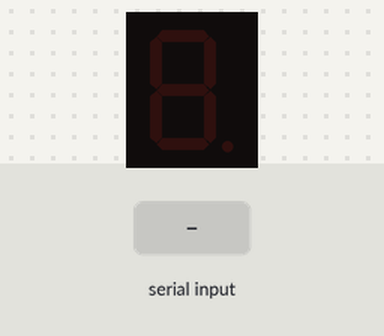
Recording of a sketch running on a simulated Arduino Mega 2560, built with avr-gcc and run on an emulated ATmega2560. Shown: 1-digit seven-segment display. Wiring (inferred from the names in the program): 1-digit 7-segment display, segments lit when HIGH: segments pin 52, pin 53, pin 51, pin 50, pin 49, pin 48, pin 47. The inputs (shaded band) are chosen by the test bench. The segment pins are drawn as the display they are named for.

Above: at 3.0 s.
3.1 s: "1" received over Serial
At 5.2 s:
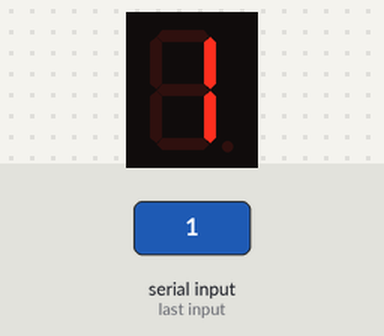
5.5 s: byte 55 ('7') received over Serial
At 6.9 s:
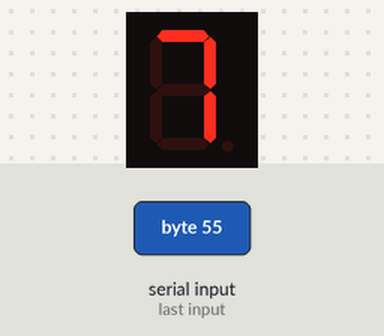
7.5 s: byte 57 ('9') received over Serial
At 8.4 s:
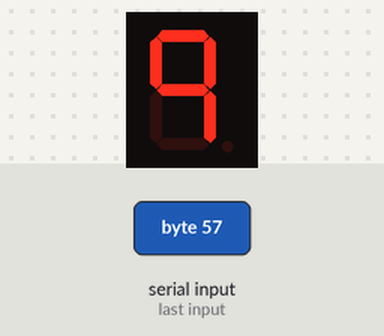
9.5 s: byte 97 ('a') received over Serial
At 11.1 s:
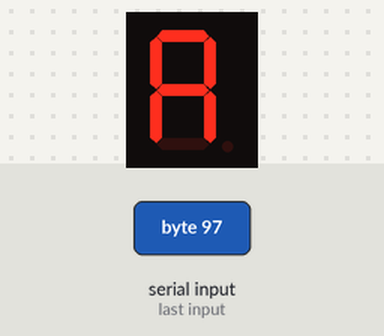
11.5 s: byte 51 ('3') received over Serial
At 12.6 s:
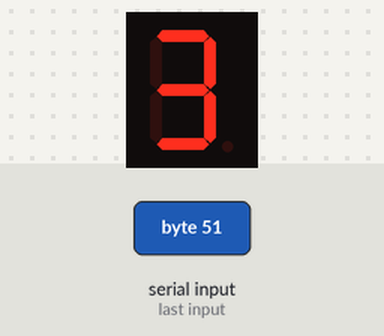
13.5 s: byte 48 ('0') received over Serial
At 15.4 s:
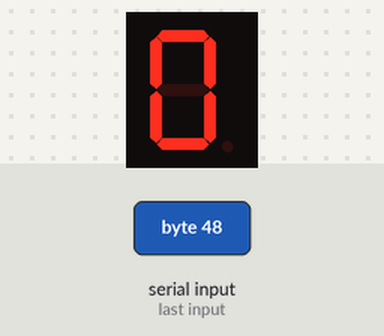
Timing chart, 0 to 16.5 s (numbered marks = the images above; inputs shaded):
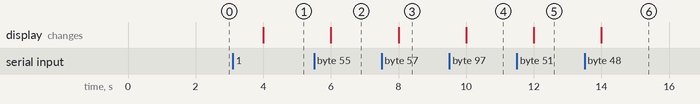

Measured:
- after the input at 3.1 s, the display: changes after 0.90 s (image 1)
- after the input at 5.5 s, the display: changes after 0.50 s (image 2)
- after the input at 7.5 s, the display: changes after 0.50 s (image 3)
- after the input at 9.5 s, the display: changes after 0.50 s (image 4)
- after the input at 11.5 s, the display: changes after 0.50 s (image 5)
- after the input at 13.5 s, the display: changes after 0.50 s (image 6)

The sketch:

_7SegmentDisplay.ino
```cpp
int a = 52;
int b = 53;
int c = 51;
int d = 50;
int e = 49;
int f = 48;
int g = 47;
int var;
int newData;


void setup() {
  Serial.begin(9600);
  pinMode(a, OUTPUT);
  pinMode(b, OUTPUT);
  pinMode(c, OUTPUT);
  pinMode(d, OUTPUT);
  pinMode(e, OUTPUT);
  pinMode(f, OUTPUT);
  pinMode(g, OUTPUT);

}


void loop() {
  delay(2000);
  //1

 if(Serial.available()>0){
    var = Serial.read();
    newData = true;
 }else{
  digitalWrite(a, LOW);
  digitalWrite(b, LOW);
  digitalWrite(c, LOW);
  digitalWrite(d, LOW);
  digitalWrite(e, LOW);
  digitalWrite(f, LOW);
  digitalWrite(g, LOW);

 }

if(newData){
   if(var == '1' || var == '4' || var == 'b' || var == 'd'){
    digitalWrite(a, LOW);
   }else{
    digitalWrite(a, HIGH);
   }

   if(var == '6' || var == '5' || var == 'b' || var == 'c' || var == 'e' || var == 'f'){
    digitalWrite(b, LOW);
   }else{
    digitalWrite(b, HIGH);
   }

   if(var == '2' || var == 'c' || var == 'e' || var == 'f'){
    digitalWrite(c, LOW);
   }else{
    digitalWrite(c, HIGH);
   }

   if(var == '1' || var =='4' || var == '7' || var == '9' || var == 'a' || var == 'f'){
    digitalWrite(d, LOW);
   }else{
    digitalWrite(d, HIGH);
   }


   if(var == '1' || var =='3' || var == '7' || var == '4' || var == '5' || var == '9'){
    digitalWrite(e, LOW);
   }else{
    digitalWrite(e, HIGH);
   }


   if(var == '1' || var == '7' || var == '2' || var == '3' || var == 'd'){
    digitalWrite(f, LOW);
   }else{
    digitalWrite(f, HIGH);
   }


   if(var == '0' || var == '1' || var == '7' ||  var == 'c'){
    digitalWrite(g, LOW);
   }else{
    digitalWrite(g, HIGH);
   }


 }


}
```
